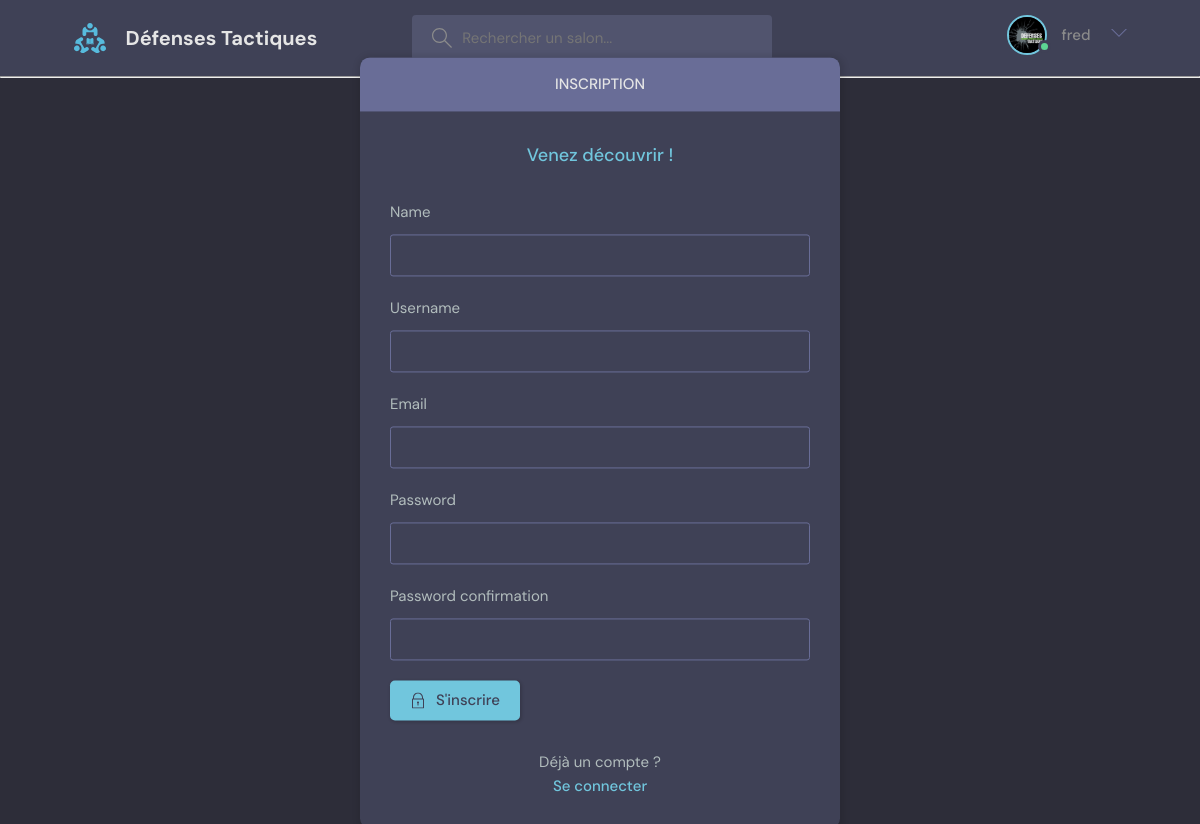
Page /register (signed in) on the committed database.
### base/models.py (models this page shows)
class User(AbstractUser):
    name = models.CharField(unique=True, max_length=200, null=True)
    username = models.CharField(unique=True, max_length=200, null=True)
    email = models.EmailField(unique=True, null=True)
    bio = models.TextField(null=True)
    avatar = models.ImageField(null=True, default="avatar.svg")
    USERNAME_FIELD = 'email'
    REQUIRED_FIELDS = ['username']

### base/views.py (the view, shortened to what this page needs)
# urls.py: path('register', views.registerPage, name="register"),
@csrf_protect
def registerPage(request):
    form = MyUserCreationForm()
    return render(request, 'base/login_register.html', { 'form': form })

### base/forms.py
class MyUserCreationForm(UserCreationForm):
    class Meta:
        model = User
        fields = ['name', 'username', 'email', 'password1', 'password2']

### base/templates/base/login_register.html (shortened to what this page needs)
{% extends 'main.html' %}
{% block content %}
    <main class="auth layout">
      {% if page == 'login' %}
        <div class="container">
          <div class="layout__box">
            <div class="layout__boxHeader">
              <div class="layout__boxTitle">
                <h3>Connexion</h3>
              </div>
            </div>
            <div class="layout__body">
              <h2 class="auth__tagline">Venez découvrir !</h2>
              <form class="form" action="" method="POST">
                {% csrf_token %}
                <div class="form__group form__group">
                  <label for="room_name">Courriel</label>
                  <input id="email" name="email" type="text" placeholder="e.g. dennis_ivy" />
                </div>
                <div class="form__group">
                  <label for="password">Mot de passer</label>
                  <input
                    id="password"
                    name="password"
                    type="password"
                    placeholder="&bull;&bull;&bull;&bull;&bull;&bull;&bull;&bull;"
                  />
                </div>
                <button class="btn btn--main" type="submit">
                  <svg
                    version="1.1"
                    xmlns="http://www.w3.org/2000/svg"
                    width="32"
                    height="32"
                    viewBox="0 0 32 32"
                  >
                    <title>lock</title>
                    <path
                      d="M27 12h-1v-2c0-5.514-4.486-10-10-10s-10 4.486-10 10v2h-1c-0.553 0-1 0.447-1 1v18c0 0.553 0.447 1 1 1h22c0.553 0 1-0.447 1-1v-18c0-0.553-0.447-1-1-1zM8 10c0-4.411 3.589-8 8-8s8 3.589 8 8v2h-16v-2zM26 30h-20v-16h20v16z"
                    ></path>
                    <path
                      d="M15 21.694v4.306h2v-4.306c0.587-0.348 1-0.961 1-1.694 0-1.105-0.895-2-2-2s-2 0.895-2 2c0 0.732 0.413 1.345 1 1.694z"
                    ></path>
                  </svg>
                  Se connecter
                </button>
              </form>
              <div class="auth__action">
                <p>Pas encore de compte ?</p>
                <a href="{% url 'register' %}" class="btn btn--link">S'inscrire</a>
              </div>
            </div>
          </div>
        </div>
      {% else %}
        <div class="container">
        <div class="layout__box">
          <div class="layout__boxHeader">
            <div class="layout__boxTitle">
              <h3>Inscription</h3>
            </div>
          </div>
          <div class="layout__body">
            <h2 class="auth__tagline">Venez découvrir !</h2>
            <form class="form" action="" method="POST">
              {% for field in form %}
              <div class="form__group form__group">
                <label for="room_name">{{ field.label }}</label>
                {{ field }}
              </div>
              {% endfor %}
              <button class="btn btn--main" type="submit">
                S'inscrire
              </button>
            </form>
            <div class="auth__action">
              <p>Déjà un compte ?</p>
              <a href="{% url 'login' %}" class="btn btn--link">Se connecter</a>
            </div>
          </div>
        </div>
      </div>
      {% endif %}
    </main>
{% endblock %}

### templates/navbar.html (shortened to what this page needs)
{% load static %}
<header class="header header--loggedIn">
      <div class="container">
        <a href="{% url 'home' %}" class="header__logo">
          <img src="{% static 'images/logo.svg' %}" />
          <h1>Défenses Tactiques</h1>
        </a>
        <form class="header__search" method ="GET" action="{% url 'home' %}">
          <label>
            <input name="q" placeholder="Rechercher un salon..." />
          </label>
        </form>
        <nav class="header__menu">
          {% if request.user.is_authenticated %}
            <div class="header__user">
              <a href="{% url 'user-profile' request.user.id %}">
                <div class="avatar avatar--medium active">
                  <img src="{{ request.user.avatar.url }}" />
                </div>
                <p>{{ request.user.username }}</p>
              </a>
              <button class="dropdown-button">
                <svg version="1.1" xmlns="http://www.w3.org/2000/svg" width="32" height="32" viewBox="0 0 32 32">
                  <title>chevron-down</title>
                  <path d="M16 21l-13-13h-3l16 16 16-16h-3l-13 13z"></path>
                </svg>
              </button>
            </div>
          {% else %}
            <a href="{% url 'login' %}">
              <img src="{% static 'images/avatar.svg' %}" />
              <p>Login</p>
            </a>
          {% endif %}
        </nav>
      </div>
    </header>

### rows in the picture
User: user.avatar (picture), user.username "fred"

### other values in the picture
{{ field.label }} "Name" "Username" "Email" "Password" "Password confirmation"
